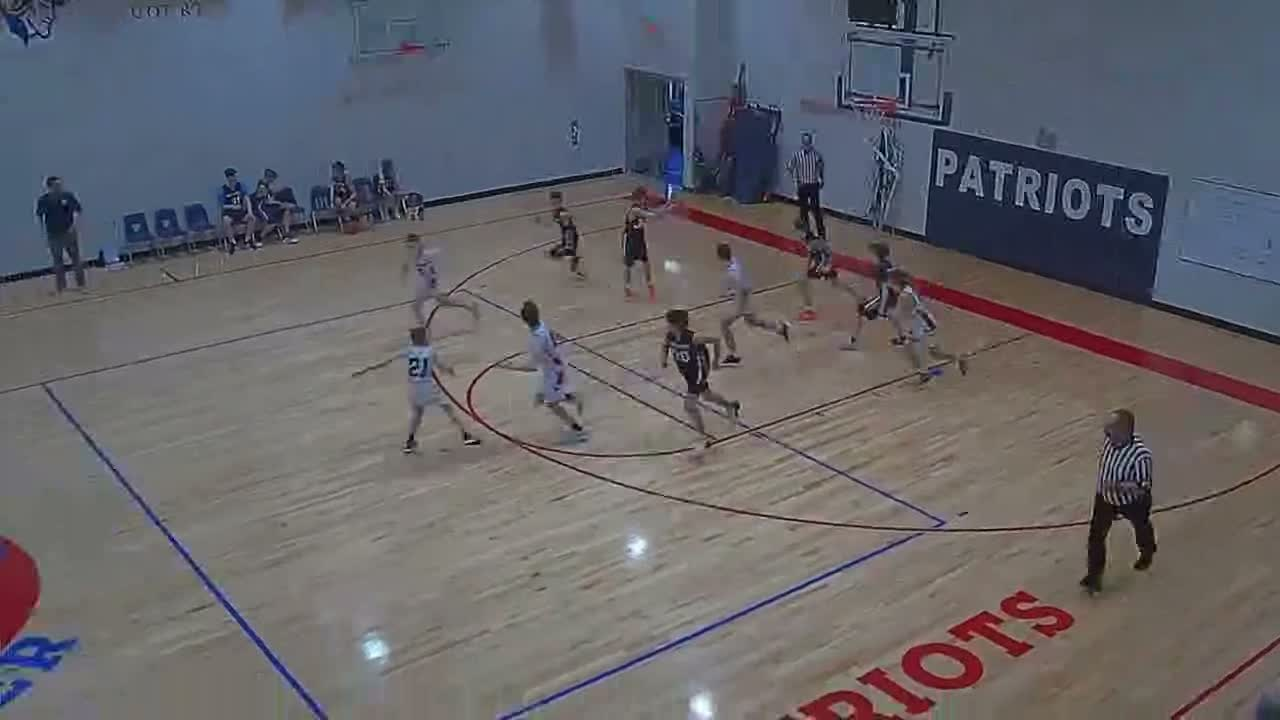
#> input picture sample_frames/frame_001.jpg, 1280 x 720 px, found by its file name; its folder holds only this picture in this run
$ python detect_ball_hough.py
#> lines starting #> are read from the running program, lines starting #| are printed output that depends on the picture; after the words box and inside, x2 and y2 are one past the last pixel; in counts of white or black regions, pixels touching at a corner belong together
#!/usr/bin/env python3
"""
Detect ball as a circle in an annulus around the hoop using Hough circles.
- Load hoop centre and radius from hoop_Q1.npy (nearest frame).
- Define annulus: inner radius = hoop_radius * 1.2, outer radius = hoop_radius * 3.0
- Convert to HSV, mask orange/brown (but exclude very bright whites?).
- Apply Canny edge detection and HoughCircles with appropriate param.
- Draw detected circles.
"""

import cv2
import numpy as np
import os

HOOP_PATH = "hoop_Q1.npy"
FRAME_DIR = "sample_frames"
OUT_DIR = "sample_frames_hough"
os.makedirs(OUT_DIR, exist_ok=True)

def load_hoop():
    data = np.load(HOOP_PATH, allow_pickle=True).item()
#> (reads hoop_Q1.npy from the repository)
    return data['frame_indices'], data['centers'], data['radii']

def get_hoop(frame_idx, f_ind, cents, rads):
    idx = np.argmin(np.abs(f_ind - frame_idx))
    return cents[idx], rads[idx], f_ind[idx]

def main():
    f_ind, cents, rads = load_hoop()
    files = sorted([f for f in os.listdir(FRAME_DIR) if f.endswith('.jpg')])
    for fname in files:
        frame_idx = int(fname.split('_')[1].split('.')[0])
        path = os.path.join(FRAME_DIR, fname)
        img = cv2.imread(path)
#> img is the input picture: shape (720, 1280, 3); mean B, G, R 105.1, 100.3, 101.7
        if img is None:
            continue
        hoop_center, hoop_radius_px, hoop_frame_idx = get_hoop(frame_idx, f_ind, cents, rads)
        # Create mask for orange/brown
        hsv = cv2.cvtColor(img, cv2.COLOR_BGR2HSV)
#> hsv: shape (720, 1280, 3); mean H, S, V 64.2, 52.7, 114.3
        # Orange
        mask_orange = cv2.inRange(hsv, np.array([10, 150, 150]), np.array([30, 255, 255]))
#> mask_orange: shape (720, 1280); every value is 0
        # Brown/dark orange
        mask_brown = cv2.inRange(hsv, np.array([0, 80, 80]), np.array([20, 200, 200]))
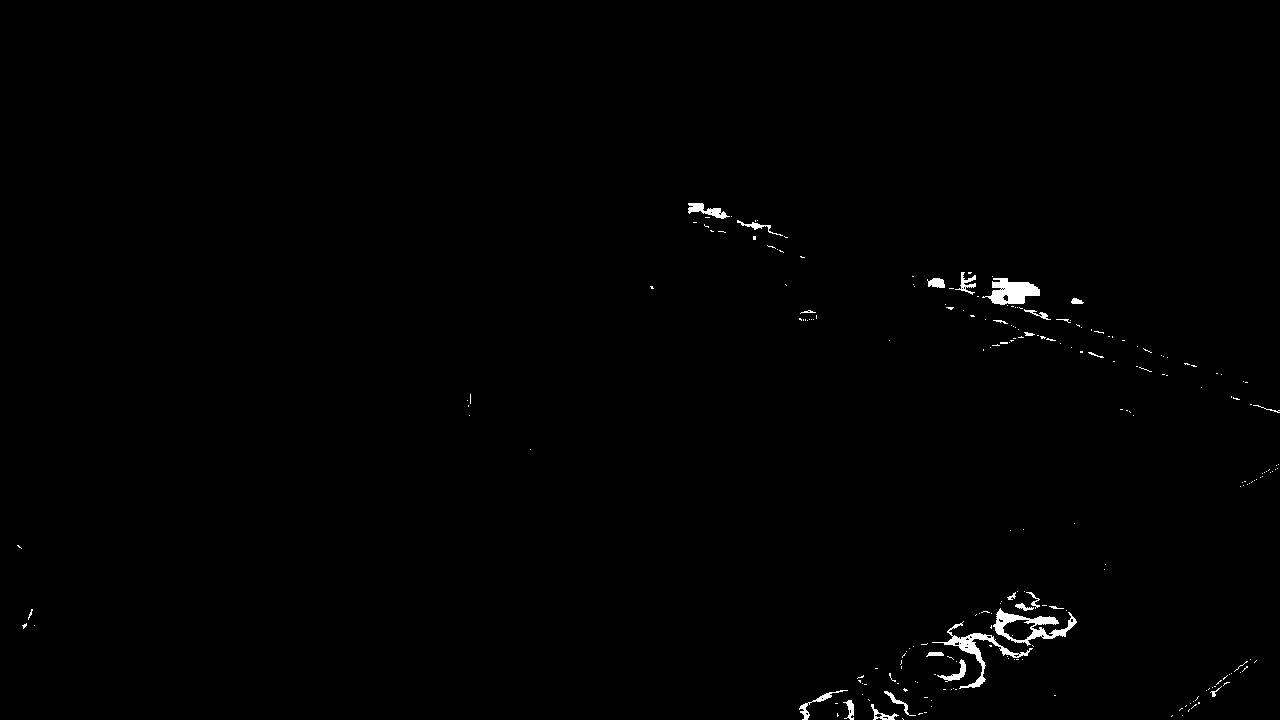
#> mask_brown: shape (720, 1280); 0.61% white; 231 white regions (205 under 20 px), largest, box (x1, y1, x2, y2) and area: (993, 608, 1077, 646) 1007, (982, 278, 1040, 305) 921, (932, 621, 1033, 689) 919
        mask = cv2.bitwise_or(mask_orange, mask_brown)
        # Exclude the hoop itself: create a mask of the hoop region (circle) and subtract
        hoop_mask = np.zeros_like(mask)
        cv2.circle(hoop_mask, (int(hoop_center[0]), int(hoop_center[1])), int(hoop_radius_px), 255, -1)
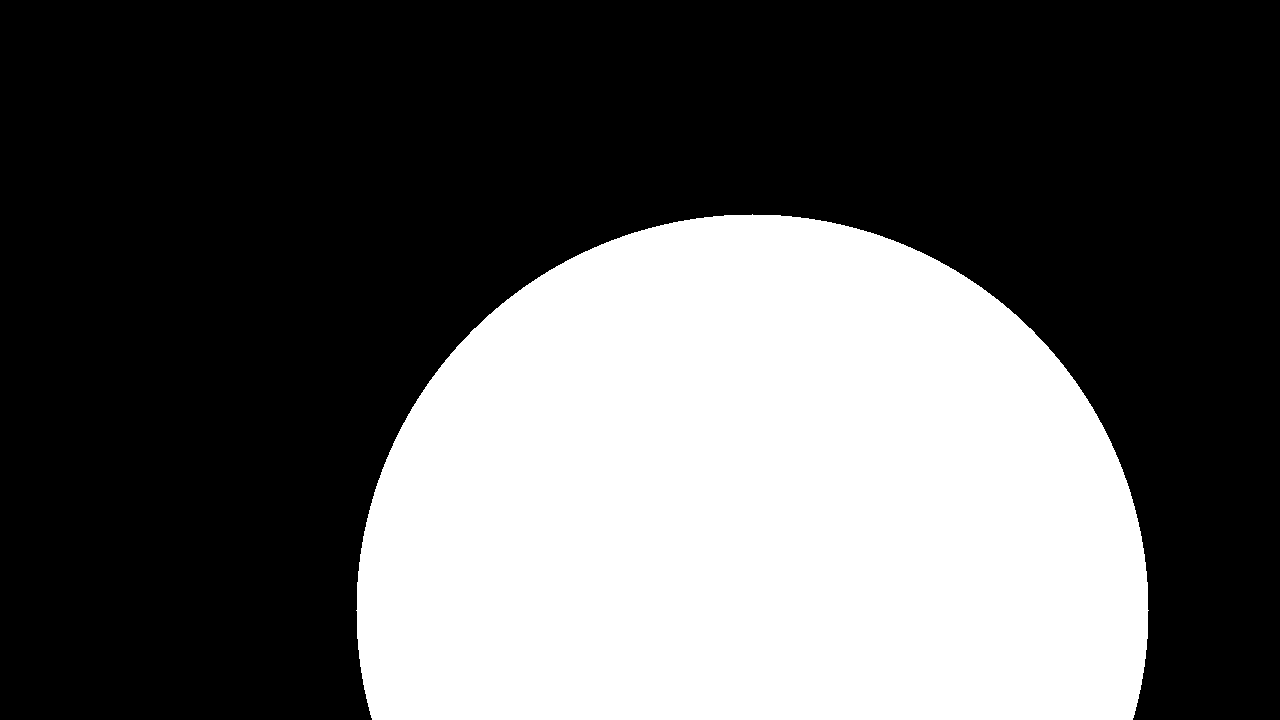
#> hoop_mask: shape (720, 1280); 36% white; 1 white region, box (x1, y1, x2, y2) and area: (356, 214, 1149, 720) 331886
        mask_no_hoop = cv2.subtract(mask, hoop_mask)
#> mask_no_hoop: shape (720, 1280); 0.19% white; 104 white regions (95 under 20 px), largest, box (x1, y1, x2, y2) and area: (992, 278, 1040, 305) 848, (688, 203, 726, 216) 262, (1024, 309, 1051, 320) 84
        # Optional: dilate/erode to clean
        kernel = cv2.getStructuringElement(cv2.MORPH_ELLIPSE, (5,5))
        mask_no_hoop = cv2.morphologyEx(mask_no_hoop, cv2.MORPH_OPEN, kernel, iterations=1)
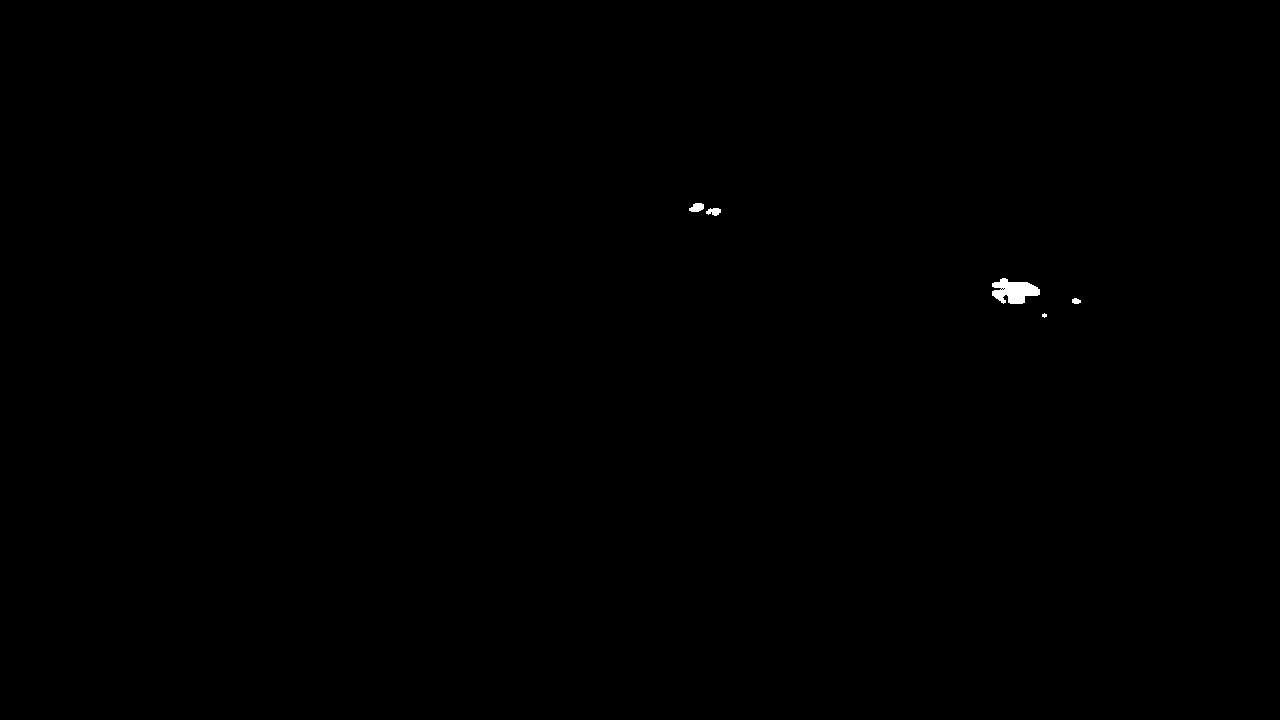
#> mask_no_hoop: shape (720, 1280); 0.11% white; 5 white regions (1 under 20 px), largest, box (x1, y1, x2, y2) and area: (992, 278, 1040, 304) 807, (689, 203, 704, 212) 102, (706, 208, 721, 216) 85, (1072, 298, 1081, 304) 42
        mask_no_hoop = cv2.morphologyEx(mask_no_hoop, cv2.MORPH_CLOSE, kernel, iterations=1)
#> mask_no_hoop: shape (720, 1280); 0.12% white; 4 white regions (1 under 20 px), largest, box (x1, y1, x2, y2) and area: (992, 278, 1040, 304) 853, (689, 203, 721, 216) 193, (1072, 298, 1081, 304) 42
        # Edge detection
        edges = cv2.Canny(mask_no_hoop, 50, 150)
#> edges: shape (720, 1280); 0.02% white in thin lines or dots, all inside (x1, y1, x2, y2) = (688, 202, 1081, 318)
        # Hough circles
        # dp = 1, minDist = hoop_radius_px/2, param1=100, param2=30, minRadius, maxRadius
        min_radius = int(hoop_radius_px * 0.3)  # ball smaller than hoop
        max_radius = int(hoop_radius_px * 1.5)
        circles = cv2.HoughCircles(edges, cv2.HOUGH_GRADIENT, dp=1, minDist=hoop_radius_px/2,
                                   param1=100, param2=30, minRadius=min_radius, maxRadius=max_radius)
#> circles = None
        vis = img.copy()
        # Draw hoop
        cv2.circle(vis, (int(hoop_center[0]), int(hoop_center[1])), int(hoop_radius_px), (255,0,0), 2)
        cv2.circle(vis, (int(hoop_center[0]), int(hoop_center[1])), 2, (0,0,255), 3)
#> vis: shape (720, 1280, 3); mean B, G, R 105.9, 99.9, 101.2
        # Draw annulus
        cv2.circle(vis, (int(hoop_center[0]), int(hoop_center[1])), int(hoop_radius_px*1.2), (0,255,255), 1)
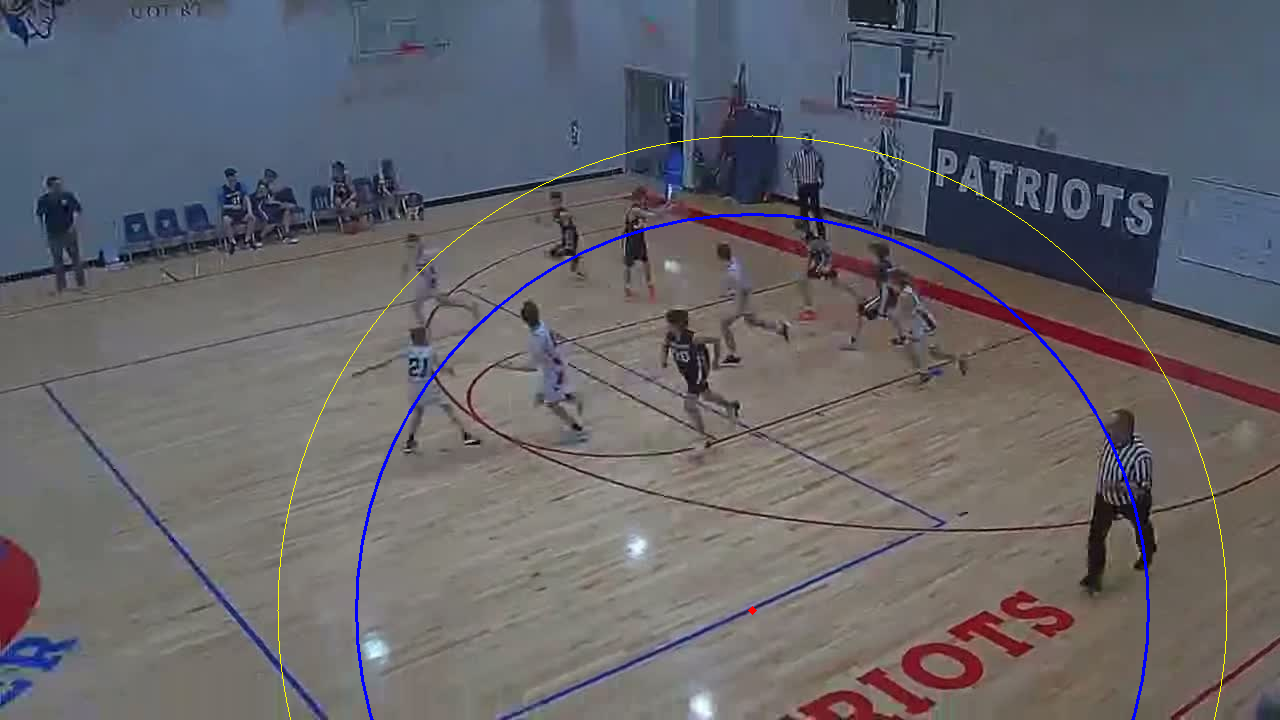
#> vis: shape (720, 1280, 3); mean B, G, R 105.7, 100.1, 101.5
        cv2.circle(vis, (int(hoop_center[0]), int(hoop_center[1])), int(hoop_radius_px*3.0), (0,255,255), 1)
        if circles is not None:
            circles = np.uint16(np.around(circles))
            for i in range(circles.shape[1]):
                cx, cy, r = circles[0,i]
                cv2.circle(vis, (cx, cy), r, (0,255,0), 2)
                cv2.circle(vis, (cx, cy), 2, (0,255,255), 3)
                cv2.putText(vis, f"r={r}", (cx+10, cy-10), cv2.FONT_HERSHEY_SIMPLEX, 0.5, (0,255,0),1)
            print(f"Frame {frame_idx}: {circles.shape[1]} circles detected")
        else:
            print(f"Frame {frame_idx}: No circles detected")
        out_path = os.path.join(OUT_DIR, f"{fname.split('.')[0]}_hough.jpg")
        cv2.imwrite(out_path, vis)
        print(f"Saved {out_path}")

if __name__ == "__main__":
    main()
